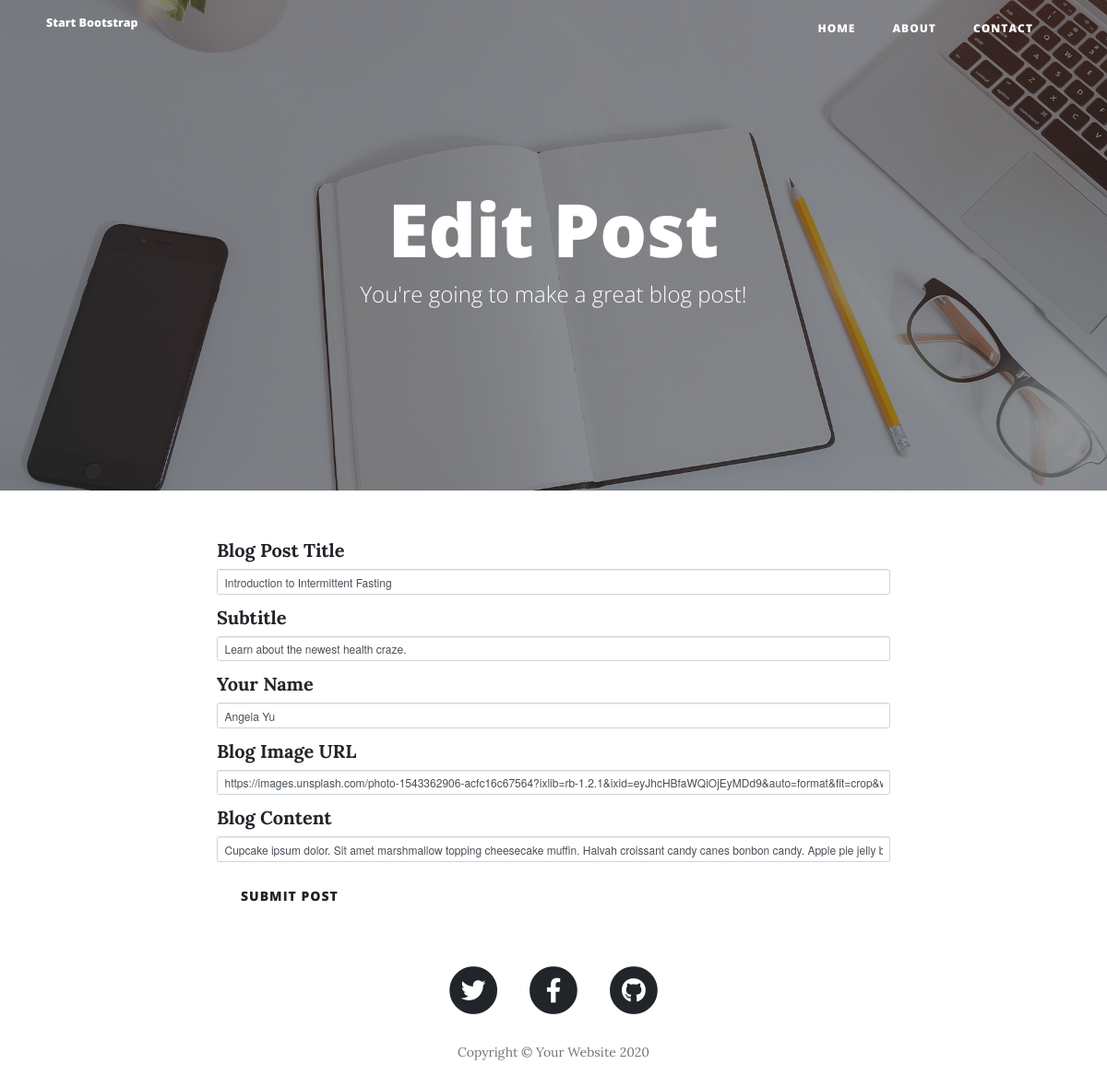
The page /edit-post/3 on the database as committed earlier.
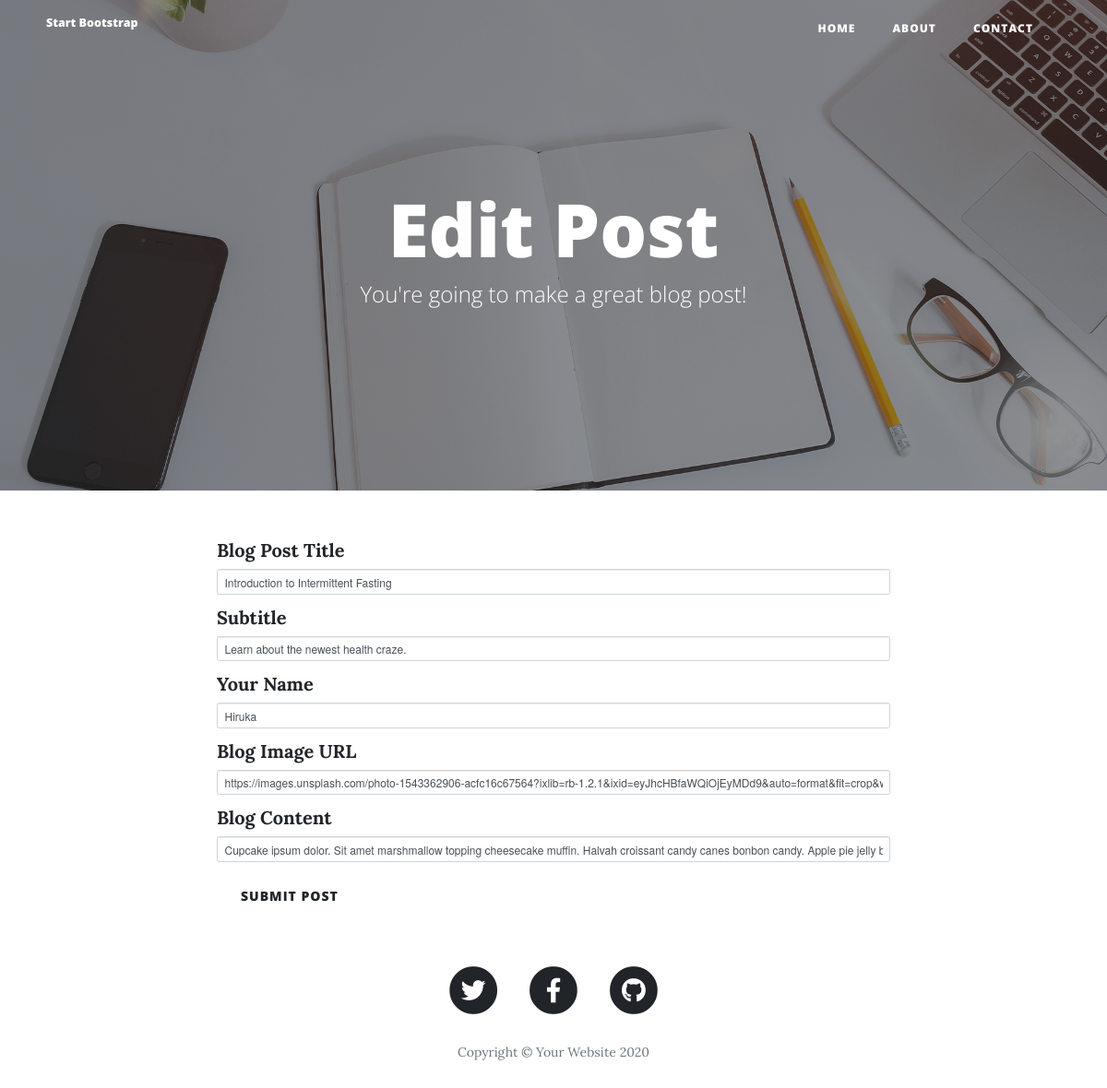
The same page on the database as committed later.
### main.py (models this page shows)
class BlogPost(db.Model):
    id = db.Column(db.Integer, primary_key=True)
    title = db.Column(db.String(250), unique=True, nullable=False)
    subtitle = db.Column(db.String(250), nullable=False)
    date = db.Column(db.String(250), nullable=False)
    body = db.Column(db.Text, nullable=False)
    author = db.Column(db.String(250), nullable=False)
    img_url = db.Column(db.String(250), nullable=False)

### main.py (the view, shortened to what this page needs)
@app.route("/edit-post/<int:index>", methods=["GET", "POST"])
def edit_post(index):
    post = db.session.query(BlogPost).get(index)
    edit_form = CreatePostForm(
        title=post.title,
        subtitle=post.subtitle,
        img_url=post.img_url,
        author=post.author,
        body=post.body
    )
    return render_template("make-post.html", form=edit_form, is_edit=True)

### main.py
class CreatePostForm(FlaskForm):
    title = StringField("Blog Post Title", validators=[DataRequired()])
    subtitle = StringField("Subtitle", validators=[DataRequired()])
    author = StringField("Your Name", validators=[DataRequired()])
    img_url = StringField("Blog Image URL", validators=[DataRequired(), URL()])
    body = StringField("Blog Content", validators=[DataRequired()])
    submit = SubmitField("Submit Post")

### templates/make-post.html (shortened to what this page needs)
{% extends 'bootstrap/base.html' %}
{% import "bootstrap/wtf.html" as wtf %}
{% block content %}
{% include "header.html" %}
  <header class="masthead" style="background-image: url('{{ url_for('static', filename='img/edit-bg.jpg')}}')">
    <div class="overlay"></div>
    <div class="container">
      <div class="row">
        <div class="col-lg-8 col-md-10 mx-auto">
          <div class="page-heading">
            {% if is_edit: %}
            <h1>Edit Post</h1>
            {% else: %}
            <h1>New Post</h1>
            {% endif %}
            <span class="subheading">You're going to make a great blog post!</span>
          </div>
        </div>
      </div>
    </div>
  </header>
  <div class="container">
    <div class="row">
      <div class="col-lg-8 col-md-10 mx-auto">
        {{ wtf.quick_form(form, novalidate=True) }}
      </div>
    </div>
  </div>
{% include "footer.html" %}
{% endblock %}

### templates/header.html (shortened to what this page needs)
<!DOCTYPE html>
<html lang="en">
<head>
  <link href="{{ url_for('static', filename='vendor/bootstrap/css/bootstrap.min.css') }}" rel="stylesheet">
  <link href="{{ url_for('static', filename='vendor/fontawesome-free/css/all.min.css')}}" rel="stylesheet" type="text/css">
  <link href="{{ url_for('static', filename='css/clean-blog.min.css')}}" rel="stylesheet">
</head>
<body>
  <nav class="navbar navbar-expand-lg navbar-light fixed-top" id="mainNav">
    <div class="container">
      <a class="navbar-brand" href="index.html">Start Bootstrap</a>
      <div class="collapse navbar-collapse" id="navbarResponsive">
        <ul class="navbar-nav ml-auto">
          <li class="nav-item">
            <a class="nav-link" href="/">Home</a>
          </li>
          <li class="nav-item">
            <a class="nav-link" href="/about">About</a>
          </li>
          <li class="nav-item">
            <a class="nav-link" href="/contact">Contact</a>
          </li>
        </ul>
      </div>
    </div>
  </nav>

### templates/footer.html (shortened to what this page needs)
  <footer>
    <div class="container">
      <div class="row">
        <div class="col-lg-8 col-md-10 mx-auto">
          <ul class="list-inline text-center">
            <li class="list-inline-item">
              <a href="#">
                <span class="fa-stack fa-lg">
                  <i class="fas fa-circle fa-stack-2x"></i>
                  <i class="fab fa-twitter fa-stack-1x fa-inverse"></i>
                </span>
              </a>
            </li>
            <li class="list-inline-item">
              <a href="#">
                <span class="fa-stack fa-lg">
                  <i class="fas fa-circle fa-stack-2x"></i>
                  <i class="fab fa-facebook-f fa-stack-1x fa-inverse"></i>
                </span>
              </a>
            </li>
            <li class="list-inline-item">
              <a href="#">
                <span class="fa-stack fa-lg">
                  <i class="fas fa-circle fa-stack-2x"></i>
                  <i class="fab fa-github fa-stack-1x fa-inverse"></i>
                </span>
              </a>
            </li>
          </ul>
          <p class="copyright text-muted">Copyright &copy; Your Website 2020</p>
        </div>
      </div>
    </div>
  </footer>
</body>
</html>

Rows that differ between the two databases and show on the page:
changed BlogPost "Introduction to Intermittent Fasting": author "Angela Yu" → "Hiruka"
